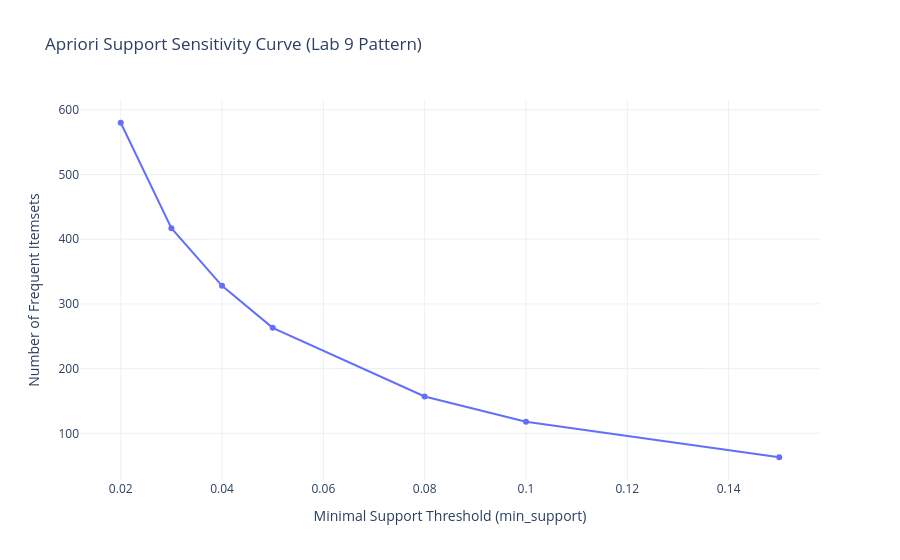
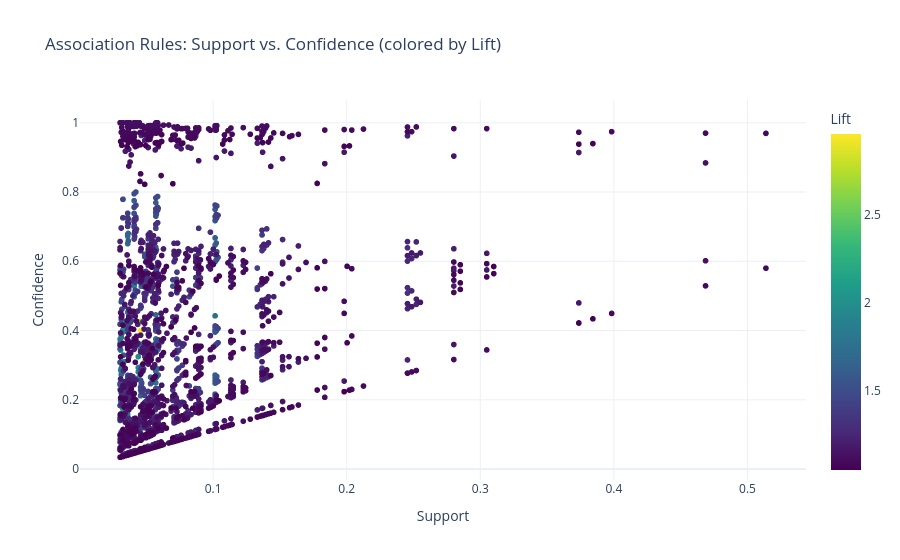

The cell these charts' notebook holds for them, in order:
### Markdown cell above
## Query 2 — Frequent Pattern Mining with Apriori `[2 pts]`

### Indicator Explanation
- **Calculation:** Encoded 6 discrete attributes (`Country_clean` top-5 + Other, `Activity_group`, `Type`, `Season`, `Time_of_day`, `Fatal_clean`) into a boolean one-hot transaction matrix after dropping `Unknown` entries. Swept `min_support` from `0.15` down to `0.02` (Lab 9 sensitivity curve), extracted frequent itemsets at `min_support = 0.03`, and generated association rules filtered by `lift >= 1.05`:
  $$\text{Support}(X) = \frac{\text{count}(X)}{N}, \quad \text{Confidence}(X \rightarrow Y) = \frac{\text{Support}(X \cup Y)}{\text{Support}(X)}, \quad \text{Lift}(X \rightarrow Y) = \frac{\text{Confidence}(X \rightarrow Y)}{\text{Support}(Y)}$$
- **What it represents:** Uncovers recurring multi-factor combinations of geography, season, time of day, activity, and outcome.
- **Interpretation:** The sensitivity curve reveals the classic exponential growth of candidate itemsets below `min_support = 0.05`. High-lift rules highlight distinct regional profiles — for instance, US summer afternoon surfing incidents are strongly associated with non-fatal unprovoked encounters, whereas diving/spearfishing rules carry higher associations with non-US coastal zones.

### Code cell
# Execute Query 2 Apriori frequent pattern mining and inspect top rules
q2 = query_frequent_patterns(clean_sharks, min_support=0.03, min_lift=1.05)

print(f"Complete transactions analyzed: {q2['n_transactions']}")
print(f"Frequent itemsets at min_support=0.03: {len(q2['frequent_itemsets'])}")
print(f"Association rules at min_lift=1.05: {len(q2['rules'])}")

display(q2['sensitivity_df'])
q2['fig_sensitivity'].show()

print('--- Top 15 Association Rules Sorted by Lift ---')
display(q2['rules'][['antecedents_str', 'consequents_str', 'support', 'confidence', 'lift']].head(15))
q2['fig_rules'].show()

### Figure 1 — Plotly figure (JSON) as saved in the notebook; plotly's stock layout.template omitted (floating-point values rounded to 4 significant figures)
{"data": [{"hovertemplate": "Minimal Support Threshold (min_support)=%{x}<br>Number of Frequent Itemsets=%{y}<extra></extra>", "legendgroup": "", "line": {"color": "#636efa", "dash": "solid"}, "marker": {"symbol": "circle"}, "mode": "lines+markers", "name": "", "orientation": "v", "showlegend": false, "type": "scatter", "x": [0.15, 0.1, 0.08, 0.05, 0.04, 0.03, 0.02], "xaxis": "x", "y": [63, 118, 157, 263, 328, 417, 580], "yaxis": "y"}], "layout": {"legend": {"tracegroupgap": 0}, "title": {"text": "Apriori Support Sensitivity Curve (Lab 9 Pattern)"}, "xaxis": {"anchor": "y", "domain": [0.0, 1.0], "title": {"text": "Minimal Support Threshold (min_support)"}}, "yaxis": {"anchor": "x", "domain": [0.0, 1.0], "title": {"text": "Number of Frequent Itemsets"}}}}

### Figure 2 — Plotly figure (JSON) as saved in the notebook; plotly's stock layout.template omitted (floating-point values rounded to 4 significant figures; data arrays with more than 128 entries replaced by an {"elided": "..."} marker saying what was removed)
{"data": [{"customdata": {"elided": "2262x2 str values"}, "hovertemplate": "Support=%{x}<br>Confidence=%{y}<br>antecedents_str=%{customdata[0]}<br>consequents_str=%{customdata[1]}<br>Lift=%{marker.color}<extra></extra>", "legendgroup": "", "marker": {"color": {"elided": "2262 float values"}, "coloraxis": "coloraxis", "symbol": "circle"}, "mode": "markers", "name": "", "showlegend": false, "type": "scattergl", "x": {"elided": "2262 float values"}, "xaxis": "x", "y": {"elided": "2262 float values"}, "yaxis": "y"}], "layout": {"coloraxis": {"autocolorscale": false, "colorbar": {"title": {"text": "Lift"}}, "colorscale": [[0.0, "#440154"], [0.1111, "#482878"], [0.2222, "#3e4989"], [0.3333, "#31688e"], [0.4444, "#26828e"], [0.5556, "#1f9e89"], [0.6667, "#35b779"], [0.7778, "#6ece58"], [0.8889, "#b5de2b"], [1.0, "#fde725"]]}, "legend": {"tracegroupgap": 0}, "title": {"text": "Association Rules: Support vs. Confidence (colored by Lift)"}, "xaxis": {"anchor": "y", "domain": [0.0, 1.0], "title": {"text": "Support"}}, "yaxis": {"anchor": "x", "domain": [0.0, 1.0], "title": {"text": "Confidence"}}}}
